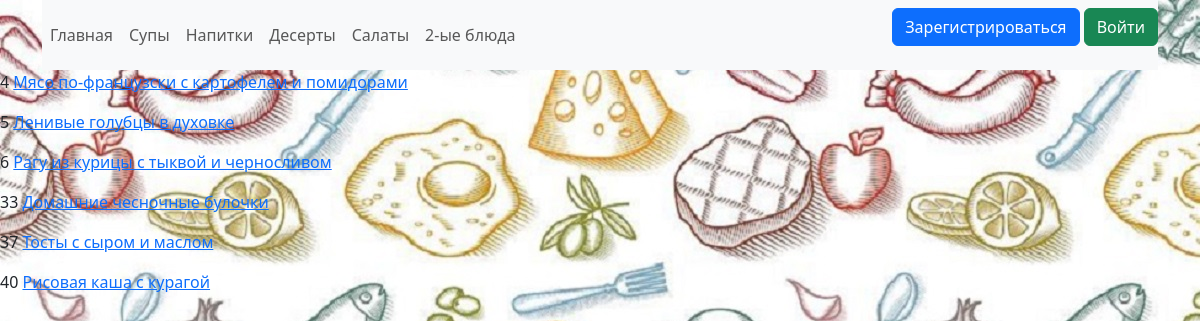
The app's page /second_dishes with its own data.
### data/recipes.py (models this page shows)
class Recipe(SqlAlchemyBase):
    __tablename__ = 'recipes'
    id = sqlalchemy.Column(sqlalchemy.Integer,
                           primary_key=True, autoincrement=True)
    name = sqlalchemy.Column(sqlalchemy.String, nullable=True)
    ingredients = sqlalchemy.Column(sqlalchemy.TEXT, nullable=True)
    recipe = sqlalchemy.Column(sqlalchemy.TEXT)

### main.py (the view)
@app.route('/second_dishes')
def second_dishes():
    db_sess = db_session.create_session()
    temp = [el.id for el in db_sess.query(RecCat).filter(RecCat.id_cats == 2).all()]
    second_dishes = db_sess.query(Recipe).filter(Recipe.id.in_(temp)).all()
    return render_template('list_second_dishes.html', second_dishes=second_dishes)

### data/db_session.py (called while the page is built)
def create_session() -> Session:
    global __factory
    return __factory()

### templates/list_second_dishes.html
{% extends "base.html" %}
{% block content %}
    {% for dish in second_dishes %}
        <p>{{dish.id}} <a href="{{ url_for('second_dish', pk=dish.id) }}">{{dish.name}}</a></p>
    {% endfor %}
{% endblock %}

### templates/base.html (shortened to what this page needs)
<!DOCTYPE html>
<html lang="en">
<head>
    <link href="https://cdn.jsdelivr.net/npm/bootstrap@5.3.3/dist/css/bootstrap.min.css" rel="stylesheet">
</head>
<body
style="background-image:url({{ url_for('static', filename='images/background.jpg') }});">
<div class="container">
<nav class="navbar sticky-top navbar-expand-lg navbar-light bg-light ">
  <div class="collapse navbar-collapse" id="navbarSupportedContent">
    <ul class="navbar-nav mr-auto">
      <li class="nav-item active">
        <a class="nav-link" href="/">Главная</a>
      </li>
      <li class="nav-item">
        <a class="nav-link" href="/soups">Супы</a>
      </li>
      <li class="nav-item">
        <a class="nav-link" href="/drinks">Напитки</a>
      </li>
      <li class="nav-item">
        <a class="nav-link" href="/desserts">Десерты</a>
      </li>
      <li class="nav-item">
        <a class="nav-link" href="/salads">Салаты</a>
      </li>
      <li class="nav-item">
        <a class="nav-link" href="/second_dishes">2-ые блюда</a>
      </li>
    </ul>
  </div>
  {% if current_user.is_authenticated %}
    <a class="btn btn-primary " href="/add_bld">Добавить блюдо</a>
    <a class="navbar-brand" href="/logout">{{ current_user.name }}</a>
{% else %}
    <p>
        <a class="btn btn-primary " href="/register">Зарегистрироваться</a>
        <a class="btn btn-success" href="/login">Войти</a>
    </p>
{% endif %}
</nav>
</div>
{% block content %}{% endblock %}
</body>
</html>

### records on screen
Recipe: id "4", name "Мясо по-французски с картофелем и помидорами"
Recipe: id "5", name "Ленивые голубцы в духовке"
Recipe: id "6", name "Рагу из курицы с тыквой и черносливом"
Recipe: id "33", name "Домашние чесночные булочки"
Recipe: id "37", name "Тосты с сыром и маслом"
Recipe: id "40", name "Рисовая каша с курагой"
